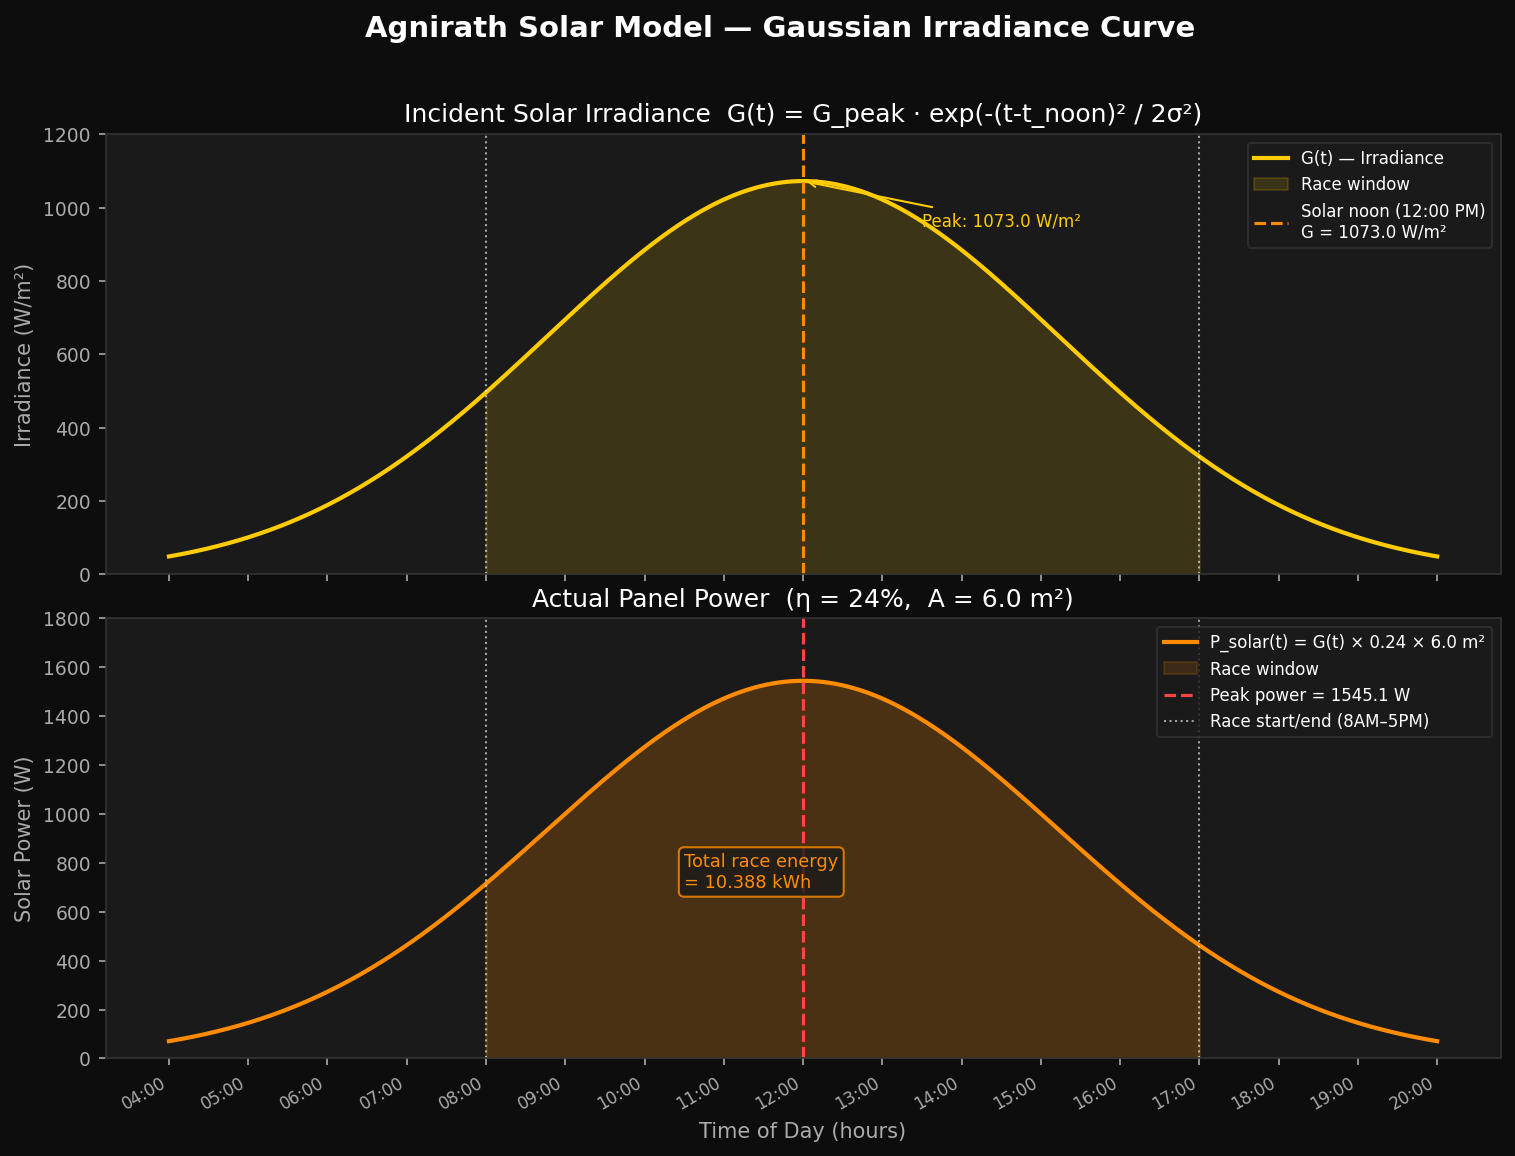

Python code for this plot:
"""
solar_model.py
==============
Phase 1 - The Cartographer: Solar Model
Agnirath Strategy Module | Sasol Solar Challenge Day 2

Models incident solar power on the car's panel throughout race day
using a Gaussian irradiance curve.

Constants (from Agnirath orientation session):
    Panel Area       : 6.0 m²
    Panel Efficiency : 24% (0.24)

Gaussian Model:
    G(t) = G_peak * exp( -(t - t_noon)^2 / (2 * sigma^2) )

    where:
        G_peak  = 1073 W/m²   (peak irradiance at solar noon)
        t_noon  = 12:00 PM    (43200 seconds from midnight)
        sigma   = 11600 s     (standard deviation of daylight curve)

    Actual power delivered to the electrical system:
        P_solar(t) = G(t) * eta_panel * A_panel
"""

import numpy as np
import matplotlib.pyplot as plt
import matplotlib.ticker as ticker
from datetime import datetime, timedelta

# ─────────────────────────────────────────────────────────────────────────────
# CONSTANTS
# ─────────────────────────────────────────────────────────────────────────────
G_PEAK       = 1073.0   # W/m²  — peak irradiance at solar noon
T_NOON       = 12 * 3600  # seconds from midnight — 12:00 PM = 43200 s
SIGMA        = 11600.0  # seconds — std deviation of Gaussian daylight curve
ETA_PANEL    = 0.24     # panel efficiency (24%)
A_PANEL      = 6.0      # panel area in m²

RACE_START   = 8  * 3600   # 8:00 AM in seconds from midnight
RACE_END     = 17 * 3600   # 5:00 PM in seconds from midnight


# ─────────────────────────────────────────────────────────────────────────────
# CORE FUNCTIONS
# ─────────────────────────────────────────────────────────────────────────────
def solar_irradiance(t_seconds):
    """
    Compute incident solar irradiance at time t (seconds from midnight).
    Uses a Gaussian curve centred at solar noon.

    Parameters
    ----------
    t_seconds : float or np.ndarray
        Time in seconds from midnight.

    Returns
    -------
    G : float or np.ndarray
        Irradiance in W/m². Clipped to 0 (no negative irradiance at night).
    """
    G = G_PEAK * np.exp(-((t_seconds - T_NOON) ** 2) / (2 * SIGMA ** 2))
    return np.maximum(G, 0.0)   # clip negatives (shouldn't occur but safe)


def solar_power(t_seconds):
    """
    Compute actual electrical power delivered by the solar panel at time t.

    P_solar(t) = G(t) * eta_panel * A_panel

    Parameters
    ----------
    t_seconds : float or np.ndarray
        Time in seconds from midnight.

    Returns
    -------
    P : float or np.ndarray
        Solar power in Watts.
    """
    return solar_irradiance(t_seconds) * ETA_PANEL * A_PANEL


def seconds_to_hhmm(t_seconds):
    """Convert seconds-from-midnight to HH:MM string."""
    h = int(t_seconds // 3600)
    m = int((t_seconds % 3600) // 60)
    return f"{h:02d}:{m:02d}"


def energy_during_race():
    """
    Integrate solar power over the full race window (8 AM to 5 PM)
    to get total solar energy available in kWh.
    """
    t = np.linspace(RACE_START, RACE_END, 100_000)
    P = solar_power(t)
    dt = t[1] - t[0]
    E_joules = np.trapezoid(P, t)
    E_kwh    = E_joules / 3_600_000
    return E_kwh


# ─────────────────────────────────────────────────────────────────────────────
# PRINT KEY VALUES
# ─────────────────────────────────────────────────────────────────────────────
def print_summary():
    print("=" * 55)
    print("  AGNIRATH — Solar Model Summary")
    print("=" * 55)
    print(f"\nPanel constants:")
    print(f"  Area             : {A_PANEL} m²")
    print(f"  Efficiency       : {ETA_PANEL*100:.0f}%")
    print(f"  Peak irradiance  : {G_PEAK} W/m²")
    print(f"  Solar noon       : {seconds_to_hhmm(T_NOON)}")
    print(f"  Sigma            : {SIGMA} s  ({SIGMA/3600:.2f} h)")

    print(f"\nKey irradiance values:")
    for label, t in [("08:00 AM (race start)", RACE_START),
                     ("10:00 AM",              10*3600),
                     ("12:00 PM (solar noon)", T_NOON),
                     ("02:00 PM",              14*3600),
                     ("05:00 PM (race end)",   RACE_END)]:
        G = solar_irradiance(t)
        P = solar_power(t)
        print(f"  {label:<28} G = {G:>7.2f} W/m²   P = {P:>6.2f} W")

    E = energy_during_race()
    print(f"\nTotal solar energy (8AM–5PM): {E:.4f} kWh")
    print(f"                             = {E*1000:.1f} Wh")
    print("=" * 55)


# ─────────────────────────────────────────────────────────────────────────────
# PLOT
# ─────────────────────────────────────────────────────────────────────────────
def plot_solar_model():
    # Full day curve (4 AM to 8 PM)
    t_full   = np.linspace(4*3600, 20*3600, 10_000)
    G_full   = solar_irradiance(t_full)
    P_full   = solar_power(t_full)

    # Race window only
    t_race   = np.linspace(RACE_START, RACE_END, 5_000)
    G_race   = solar_irradiance(t_race)
    P_race   = solar_power(t_race)

    fig, (ax1, ax2) = plt.subplots(2, 1, figsize=(12, 8),
                                    facecolor='#0d0d0d', sharex=True)
    fig.suptitle('Agnirath Solar Model — Gaussian Irradiance Curve',
                 color='white', fontsize=14, fontweight='bold', y=0.98)
    fig.subplots_adjust(hspace=0.1)

    for ax in [ax1, ax2]:
        ax.set_facecolor('#1a1a1a')
        ax.tick_params(colors='#aaaaaa', labelsize=9)
        ax.xaxis.label.set_color('#aaaaaa')
        ax.yaxis.label.set_color('#aaaaaa')
        ax.title.set_color('white')
        for spine in ax.spines.values():
            spine.set_edgecolor('#333333')

    # ── Irradiance plot ──
    ax1.plot(t_full/3600, G_full, color='#ffcc00', linewidth=2,
             label='G(t) — Irradiance')
    ax1.fill_between(t_full/3600, G_full,
                     where=((t_full >= RACE_START) & (t_full <= RACE_END)),
                     color='#ffcc00', alpha=0.15, label='Race window')
    ax1.axvline(T_NOON/3600, color='#ff8c00', linewidth=1.5,
                linestyle='--', label=f'Solar noon (12:00 PM)\nG = {G_PEAK} W/m²')
    ax1.axvline(RACE_START/3600, color='#ffffff', linewidth=1,
                linestyle=':', alpha=0.6)
    ax1.axvline(RACE_END/3600,   color='#ffffff', linewidth=1,
                linestyle=':', alpha=0.6)
    ax1.set_ylabel('Irradiance (W/m²)')
    ax1.set_title('Incident Solar Irradiance  G(t) = G_peak · exp(-(t-t_noon)² / 2σ²)')
    ax1.legend(fontsize=8, facecolor='#1a1a1a', labelcolor='white',
               edgecolor='#333333', loc='upper right')
    ax1.set_ylim(0, 1200)

    # Annotate peak
    ax1.annotate(f'Peak: {G_PEAK} W/m²',
                 xy=(12, G_PEAK), xytext=(13.5, 950),
                 color='#ffcc00', fontsize=8,
                 arrowprops=dict(arrowstyle='->', color='#ffcc00', lw=1.0))

    # ── Solar power plot ──
    ax2.plot(t_full/3600, P_full, color='#ff8c00', linewidth=2,
             label=f'P_solar(t) = G(t) × {ETA_PANEL} × {A_PANEL} m²')
    ax2.fill_between(t_full/3600, P_full,
                     where=((t_full >= RACE_START) & (t_full <= RACE_END)),
                     color='#ff8c00', alpha=0.15, label='Race window')
    ax2.axvline(T_NOON/3600, color='#ff4444', linewidth=1.5,
                linestyle='--',
                label=f'Peak power = {G_PEAK*ETA_PANEL*A_PANEL:.1f} W')
    ax2.axvline(RACE_START/3600, color='#ffffff', linewidth=1,
                linestyle=':', alpha=0.6, label='Race start/end (8AM–5PM)')
    ax2.axvline(RACE_END/3600,   color='#ffffff', linewidth=1,
                linestyle=':', alpha=0.6)

    # Shade total energy area
    ax2.fill_between(t_race/3600, P_race,
                     color='#ff8c00', alpha=0.08)

    E = energy_during_race()
    ax2.text(10.5, 700,
             f'Total race energy\n= {E:.3f} kWh',
             color='#ff8c00', fontsize=8.5,
             bbox=dict(boxstyle='round', facecolor='#1a1a1a',
                       edgecolor='#ff8c00', alpha=0.8))

    ax2.set_xlabel('Time of Day (hours)')
    ax2.set_ylabel('Solar Power (W)')
    ax2.set_title(f'Actual Panel Power  (η = {ETA_PANEL*100:.0f}%,  A = {A_PANEL} m²)')
    ax2.legend(fontsize=8, facecolor='#1a1a1a', labelcolor='white',
               edgecolor='#333333', loc='upper right')
    ax2.set_ylim(0, 1800)

    # X-axis: show HH:MM labels
    ax2.set_xticks(range(4, 21))
    ax2.set_xticklabels([f"{h:02d}:00" for h in range(4, 21)],
                        rotation=30, ha='right', color='#aaaaaa', fontsize=8)

    plt.savefig('solar_model.png', dpi=150,
                bbox_inches='tight', facecolor='#0d0d0d')
    print("Plot saved as solar_model.png")
    plt.show()


# ─────────────────────────────────────────────────────────────────────────────
# MAIN
# ─────────────────────────────────────────────────────────────────────────────
if __name__ == "__main__":
    print_summary()
    plot_solar_model()
